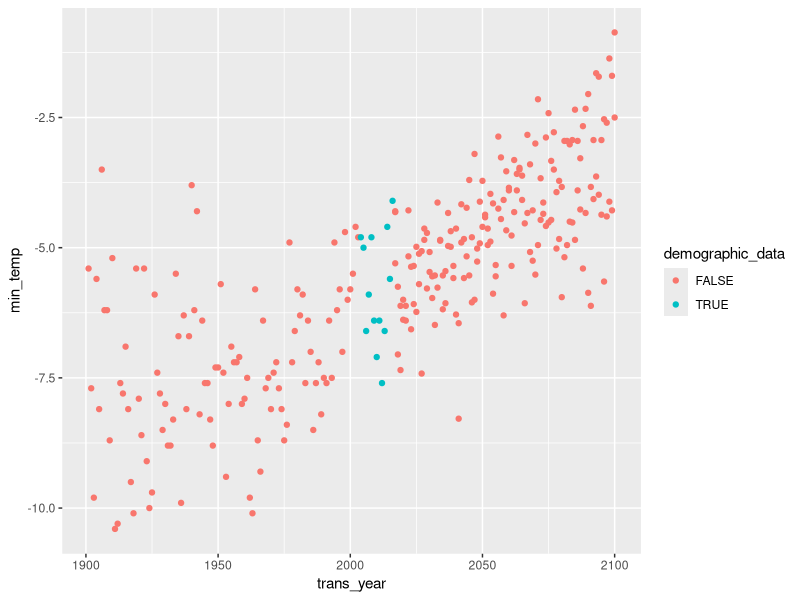
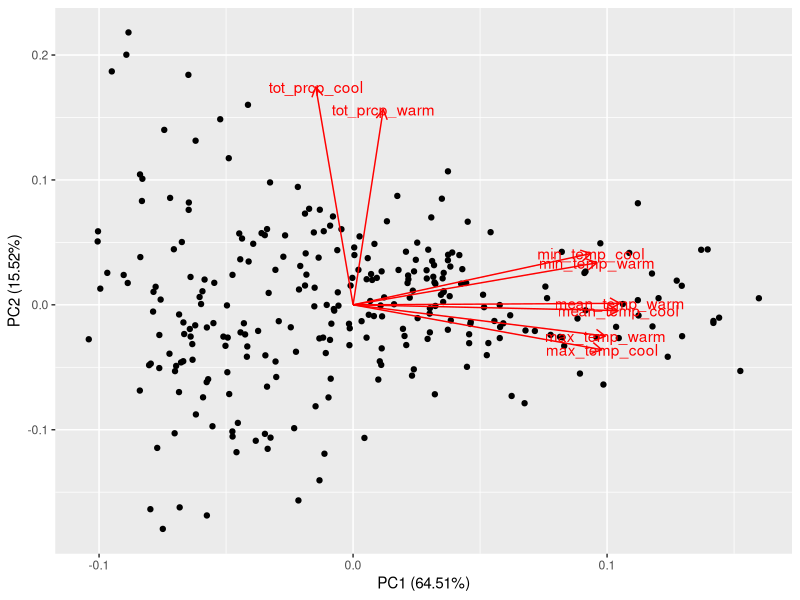
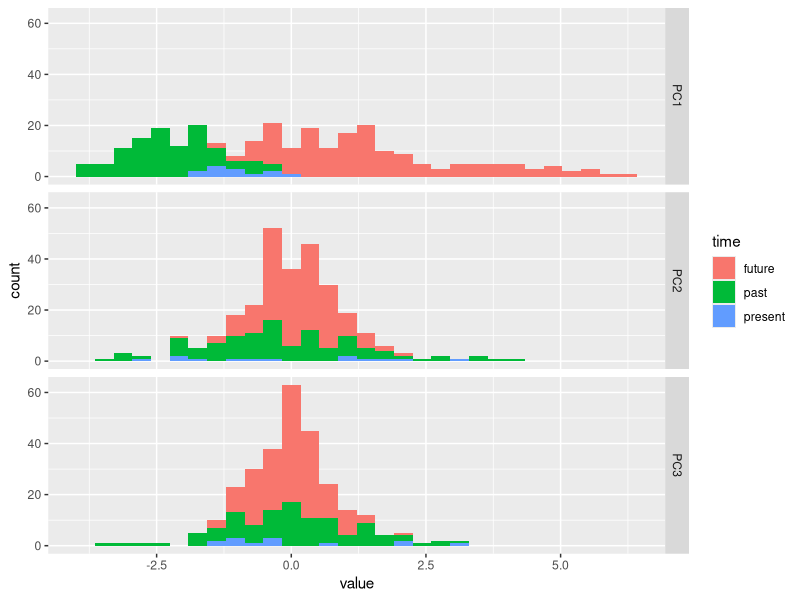
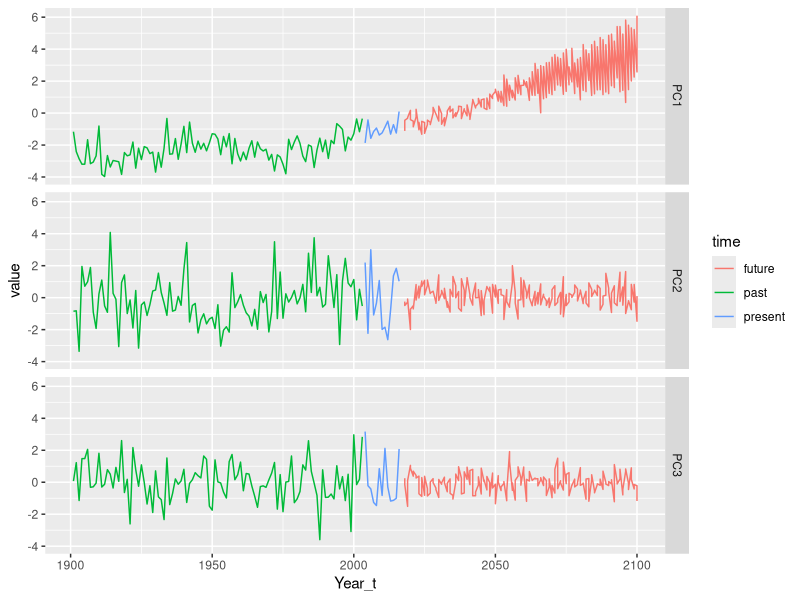

Here is the R script that generated these plots, in order:
## ---- chunk 1
knitr::opts_chunk$set(echo = T,message=F,warning=F)
library(tidyverse)
library(data.table)
library(chron)
library(ggfortify)
## ---- chunk 2
#SEV_clim <- read.csv("ClimWNA_SEV_1901-2017AMT.csv")
# Now working with RCP projections.
SEV_clim_historical <- read.csv("./ClimWNA_data/ClimWNA_SEV_1901-2017AMT.csv")%>% 
  filter(ID2 == "BlueGrama")

SEV_clim_ACCESS_45 <- read.csv("./ClimWNA_data/ClimWNA_SEV_input_ACCESS1-0_RCP45.csv") %>% mutate(model = "access", RCP = 45)
SEV_clim_ACCESS_85 <- read.csv("./ClimWNA_data/ClimWNA_SEV_input_ACCESS1-0_RCP85.csv") %>% mutate(model = "access", RCP = 85)
SEV_clim_CanESM2_45 <- read.csv("./ClimWNA_data/ClimWNA_SEV_input_CanESM2_RCP45_r11i1p1.csv") %>% mutate(model = "canesm2", RCP = 45)
SEV_clim_CanESM2_85 <- read.csv("./ClimWNA_data/ClimWNA_SEV_input_CanESM2_RCP85_r11i1p1.csv") %>% mutate(model = "canesm2", RCP = 85)
SEV_clim_CCSM4_45 <- read.csv("./ClimWNA_data/ClimWNA_SEV_input_CCSM4_RCP45.csv") %>% mutate(model = "ccsm4", RCP = 45)
SEV_clim_CCSM4_85 <- read.csv("./ClimWNA_data/ClimWNA_SEV_input_CCSM4_RCP85.csv") %>% mutate(model = "ccsm4", RCP = 85)
SEV_clim_CNRM_45 <- read.csv("./ClimWNA_data/ClimWNA_SEV_input_CNRM-CM5_RCP45.csv") %>% mutate(model = "cnrm", RCP = 45)
SEV_clim_CNRM_85 <- read.csv("./ClimWNA_data/ClimWNA_SEV_input_CNRM-CM5_RCP85.csv") %>% mutate(model = "cnrm", RCP = 85)
SEV_clim_CSIRO_45 <- read.csv("./ClimWNA_data/ClimWNA_SEV_input_CSIRO-Mk3-6-0_RCP45_r11i1p1.csv") %>% mutate(model = "csiro", RCP = 45)
SEV_clim_CSIRO_85 <- read.csv("./ClimWNA_data/ClimWNA_SEV_input_CSIRO-Mk3-6-0_RCP85_r11i1p1.csv")%>% mutate(model = "csiro", RCP = 85)
SEV_clim_INM_45 <- read.csv("./ClimWNA_data/ClimWNA_SEV_input_INM-CM4_RCP45.csv")%>% mutate(model = "inm", RCP = 45)
SEV_clim_INM_85 <- read.csv("./ClimWNA_data/ClimWNA_SEV_input_INM-CM4_RCP85.csv")%>% mutate(model = "inm", RCP = 85)

## bind projections together and average over 6 GCM models
SEV_clim_future <- bind_rows(SEV_clim_ACCESS_45,SEV_clim_ACCESS_85,
                             SEV_clim_CanESM2_45,SEV_clim_CanESM2_85,
                             SEV_clim_CCSM4_45,SEV_clim_CCSM4_85,
                             SEV_clim_CNRM_45,SEV_clim_CNRM_85,
                             SEV_clim_CSIRO_45,SEV_clim_CSIRO_85,
                             SEV_clim_INM_45,SEV_clim_INM_85) %>% 
  filter(ID2 == "BlueGrama") %>% 
  group_by(RCP,Year) %>% 
  summarise(Tmax01 = mean(Tmax01),
            Tmax02 = mean(Tmax02),
            Tmax03 = mean(Tmax03),
            Tmax04 = mean(Tmax04),
            Tmax05 = mean(Tmax05),
            Tmax06 = mean(Tmax06),
            Tmax07 = mean(Tmax07),
            Tmax08 = mean(Tmax08),
            Tmax09 = mean(Tmax09),
            Tmax10 = mean(Tmax10),
            Tmax11 = mean(Tmax11),
            Tmax12 = mean(Tmax12),
            
            Tave01 = mean(Tave01),
            Tave02 = mean(Tave02),
            Tave03 = mean(Tave03),
            Tave04 = mean(Tave04),
            Tave05 = mean(Tave05),
            Tave06 = mean(Tave06),
            Tave07 = mean(Tave07),
            Tave08 = mean(Tave08),
            Tave09 = mean(Tave09),
            Tave10 = mean(Tave10),
            Tave11 = mean(Tave11),
            Tave12 = mean(Tave12),
            
            Tmin01 = mean(Tmin01),
            Tmin02 = mean(Tmin02),
            Tmin03 = mean(Tmin03),
            Tmin04 = mean(Tmin04),
            Tmin05 = mean(Tmin05),
            Tmin06 = mean(Tmin06),
            Tmin07 = mean(Tmin07),
            Tmin08 = mean(Tmin08),
            Tmin09 = mean(Tmin09),
            Tmin10 = mean(Tmin10),
            Tmin11 = mean(Tmin11),
            Tmin12 = mean(Tmin12),
            
            PPT01 = mean(PPT01),
            PPT02 = mean(PPT02),
            PPT03 = mean(PPT03),
            PPT04 = mean(PPT04),
            PPT05 = mean(PPT05),
            PPT06 = mean(PPT06),
            PPT07 = mean(PPT07),
            PPT08 = mean(PPT08),
            PPT09 = mean(PPT09),
            PPT10 = mean(PPT10),
            PPT11 = mean(PPT11),
            PPT12 = mean(PPT12))

SEV_clim_future_45 <- SEV_clim_future %>% 
  filter(RCP==45)
SEV_clim_future_85 <- SEV_clim_future %>% 
  filter(RCP==85)

## gather each climate variable into its own df and derive month

Tmax_historical <- SEV_clim_historical %>% 
  select(Year,Tmax01:Tmax12) %>% 
  gather(Tmax01:Tmax12,key="Month",value="Tmax")%>% 
  mutate(Month = as.integer(str_sub(Month,5,6))) 
Tmax_future_45 <- SEV_clim_future_45 %>% 
  select(Year,Tmax01:Tmax12) %>% 
  gather(Tmax01:Tmax12,key="Month",value="Tmax")%>% 
  mutate(Month = as.integer(str_sub(Month,5,6))) 
Tmax_future_85 <- SEV_clim_future_85 %>% 
  select(Year,Tmax01:Tmax12) %>% 
  gather(Tmax01:Tmax12,key="Month",value="Tmax")%>% 
  mutate(Month = as.integer(str_sub(Month,5,6))) 

Tmin_historical <- SEV_clim_historical %>% 
  select(Year,Tmin01:Tmin12) %>% 
  gather(Tmin01:Tmin12,key="Month",value="Tmin")%>% 
  mutate(Month = as.integer(str_sub(Month,5,6))) 
Tmin_future_45 <- SEV_clim_future_45 %>% 
  select(Year,Tmin01:Tmin12) %>% 
  gather(Tmin01:Tmin12,key="Month",value="Tmin")%>% 
  mutate(Month = as.integer(str_sub(Month,5,6))) 
Tmin_future_85 <- SEV_clim_future_85 %>% 
  select(Year,Tmin01:Tmin12) %>% 
  gather(Tmin01:Tmin12,key="Month",value="Tmin")%>% 
  mutate(Month = as.integer(str_sub(Month,5,6))) 

Tave_historical <- SEV_clim_historical %>% 
  select(Year,Tave01:Tave12) %>% 
  gather(Tave01:Tave12,key="Month",value="Tave")%>% 
  mutate(Month = as.integer(str_sub(Month,5,6))) 
Tave_future_45 <- SEV_clim_future_45 %>% 
  select(Year,Tave01:Tave12) %>% 
  gather(Tave01:Tave12,key="Month",value="Tave")%>% 
  mutate(Month = as.integer(str_sub(Month,5,6))) 
Tave_future_85 <- SEV_clim_future_85 %>% 
  select(Year,Tave01:Tave12) %>% 
  gather(Tave01:Tave12,key="Month",value="Tave")%>% 
  mutate(Month = as.integer(str_sub(Month,5,6))) 

PPT_historical <- SEV_clim_historical %>% 
  select(Year,PPT01:PPT12) %>% 
  gather(PPT01:PPT12,key="Month",value="PPT")%>% 
  mutate(Month = as.integer(str_sub(Month,4,5))) 
PPT_future_45 <- SEV_clim_future_45 %>% 
  select(Year,PPT01:PPT12) %>% 
  gather(PPT01:PPT12,key="Month",value="PPT")%>% 
  mutate(Month = as.integer(str_sub(Month,4,5))) 
PPT_future_85 <- SEV_clim_future_85 %>% 
  select(Year,PPT01:PPT12) %>% 
  gather(PPT01:PPT12,key="Month",value="PPT")%>% 
  mutate(Month = as.integer(str_sub(Month,4,5))) 

## merge variables into single df's
historical_clim <- left_join(left_join(left_join(Tmax_historical,Tmin_historical,by=c("Year","Month")),
                            Tave_historical,by=c("Year","Month")),
                            PPT_historical,by=c("Year","Month"))
future_45_clim <- left_join(left_join(left_join(Tmax_future_45,Tmin_future_45,by=c("RCP","Year","Month")),
                            Tave_future_45,by=c("RCP","Year","Month")),
                            PPT_future_45,by=c("RCP","Year","Month")) 
future_85_clim <- left_join(left_join(left_join(Tmax_future_85,Tmin_future_85,by=c("RCP","Year","Month")),
                            Tave_future_85,by=c("RCP","Year","Month")),
                            PPT_future_85,by=c("RCP","Year","Month"))

## bind the 3 data types and assign transition year and season
#
SEV_clim_final <- bind_rows(historical_clim,future_45_clim,future_85_clim) %>% 
  mutate(trans_year = ifelse(Month >=5, Year, Year-1),
         season = ifelse(Month >=5 & Month <=9,"warm","cool")) %>% 
  arrange(RCP,Year,Month)%>% 
  group_by(RCP,trans_year,season) %>% 
  summarise(max_temp = max(Tmax),
            min_temp = min(Tmin),
            mean_temp = round(mean(Tave),digits=1),
            tot_prcp = sum(PPT)) %>% 
  filter(trans_year>=1901) %>% 
  mutate(demographic_data = ifelse(trans_year>=2004 & trans_year<2017,T,F))
  
SEV_clim_final %>% filter(season=="cool") %>% 
ggplot()+
  geom_point(aes(x=trans_year,y=min_temp,color=demographic_data))

## ---- chunk 3
SEV_clim_final %>% filter(trans_year==2016)
SEV_clim_final %>% filter(trans_year==2017)
SEV_clim_final %>% filter(trans_year==2018)
## ---- chunk 4
dim(SEV_clim_final)
SEV_clim_final <- SEV_clim_final %>% 
  filter(trans_year!=2017)
## ---- chunk 5
A<-SEV_clim_final %>% 
  select(trans_year,season,min_temp) %>% 
  spread(key=season,value=min_temp) %>% 
  set_names(c("RCP","trans_year","min_temp_cool","min_temp_warm"))
B<-SEV_clim_final %>% 
  select(trans_year,season,mean_temp) %>% 
  spread(key=season,value=mean_temp) %>% 
  set_names(c("RCP","trans_year","mean_temp_cool","mean_temp_warm"))
C<-SEV_clim_final %>% 
  select(trans_year,season,max_temp) %>% 
  spread(key=season,value=max_temp) %>% 
  set_names(c("RCP","trans_year","max_temp_cool","max_temp_warm"))
D<-SEV_clim_final %>% 
  select(trans_year,season,tot_prcp) %>% 
  spread(key=season,value=tot_prcp) %>% 
  set_names(c("RCP","trans_year","tot_prcp_cool","tot_prcp_warm"))

PCA_dat <- left_join(left_join(left_join(A,B),C),D) 
SEV_PCA <- prcomp(PCA_dat[,3:10],center = TRUE, scale. = TRUE)
## find the weight of each climate variable in the PCs
SEV_PCA$rotation
summary(SEV_PCA)
autoplot(SEV_PCA,loadings=T,loadings.label=T)
## ---- chunk 6
out<-data.frame(cbind(PCA_dat$trans_year,SEV_PCA$x))
names(out)[1]<-"Year_t"
#do this only once
#write.csv(out,"climateWNA_PCvalues_out.csv")
#write.csv(data.frame(SEV_PCA$rotation),"climateWNA_PCrotation_out.csv")
## ---- chunk 7
PC_gather <- as_tibble(cbind(PCA_dat$trans_year,SEV_PCA$x))
names(PC_gather)[1] <- "Year_t"
PC_gather <- PC_gather%>% 
  select(-PC4,-PC5,-PC6,-PC7,-PC8) %>% 
  gather(PC1,PC2,PC3,key="PC",value="value") %>% 
  mutate(time = ifelse(Year_t<2004,"past",ifelse(Year_t>2016,"future","present")))

PC_range <- PC_gather %>% 
  group_by(PC) %>% 
  summarise(PC_min = min(value),
            PC_max = max(value))
x_PC1 = seq(PC_range$PC_min[PC_range$PC=="PC1"],PC_range$PC_max[PC_range$PC=="PC1"],0.1)
x_PC2 = seq(PC_range$PC_min[PC_range$PC=="PC2"],PC_range$PC_max[PC_range$PC=="PC2"],0.1)
x_PC3 = seq(PC_range$PC_min[PC_range$PC=="PC3"],PC_range$PC_max[PC_range$PC=="PC3"],0.1)

ggplot(PC_gather)+
  geom_histogram(aes(x=value,fill=time))+
    facet_grid(PC~.)

ggplot(PC_gather)+
  geom_line(aes(x=Year_t,y=value,color=time))+
    facet_grid(PC~.)
